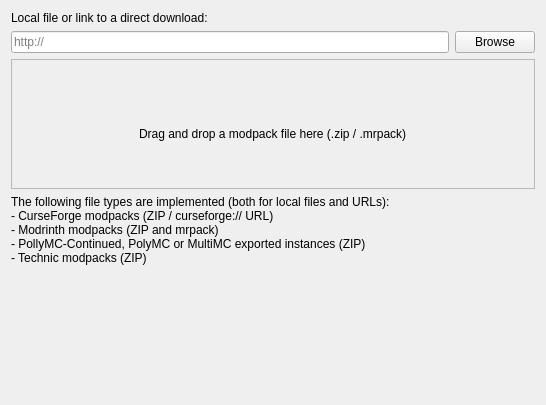
<?xml version="1.0" encoding="UTF-8"?>
<ui version="4.0">
 <class>ImportPage</class>
 <widget class="QWidget" name="ImportPage">
  <property name="geometry">
   <rect>
    <x>0</x>
    <y>0</y>
    <width>546</width>
    <height>405</height>
   </rect>
  </property>
  <layout class="QVBoxLayout" name="gridLayout">
   <item>
    <widget class="QLabel" name="modpackLabel">
     <property name="text">
      <string>Local file or link to a direct download:</string>
     </property>
    </widget>
   </item>
   <item>
    <layout class="QHBoxLayout" name="urlRowLayout">
     <item>
      <widget class="QLineEdit" name="modpackEdit">
       <property name="placeholderText">
        <string notr="true">http://</string>
       </property>
      </widget>
     </item>
     <item>
      <widget class="QPushButton" name="modpackBtn">
       <property name="text">
        <string>Browse</string>
       </property>
      </widget>
     </item>
    </layout>
   </item>
   <item>
    <widget class="QFrame" name="dropZone">
     <property name="minimumSize">
      <size>
       <width>0</width>
       <height>120</height>
      </size>
     </property>
     <property name="frameShape">
      <enum>QFrame::StyledPanel</enum>
     </property>
     <layout class="QVBoxLayout" name="dropZoneLayout">
      <item>
       <spacer name="dropZoneTopSpacer">
        <property name="orientation">
         <enum>Qt::Vertical</enum>
        </property>
        <property name="sizeHint" stdset="0">
         <size>
          <width>20</width>
          <height>13</height>
         </size>
        </property>
       </spacer>
      </item>
      <item alignment="Qt::AlignHCenter">
       <widget class="QLabel" name="dropZoneIcon"/>
      </item>
      <item alignment="Qt::AlignHCenter">
       <widget class="QLabel" name="dropZoneLabel">
        <property name="text">
         <string>Drag and drop a modpack file here (.zip / .mrpack)</string>
        </property>
       </widget>
      </item>
      <item>
       <spacer name="dropZoneBottomSpacer">
        <property name="orientation">
         <enum>Qt::Vertical</enum>
        </property>
        <property name="sizeHint" stdset="0">
         <size>
          <width>20</width>
          <height>13</height>
         </size>
        </property>
       </spacer>
      </item>
     </layout>
    </widget>
   </item>
   <item>
    <widget class="QLabel" name="formatsLabel">
     <property name="text">
      <string>The following file types are implemented (both for local files and URLs):
- CurseForge modpacks (ZIP / curseforge:// URL)
- Modrinth modpacks (ZIP and mrpack)
- PollyMC-Continued, PolyMC or MultiMC exported instances (ZIP)
- Technic modpacks (ZIP)</string>
     </property>
     <property name="alignment">
      <set>Qt::AlignTop|Qt::AlignLeft</set>
     </property>
     <property name="wordWrap">
      <bool>true</bool>
     </property>
    </widget>
   </item>
   <item>
    <spacer name="verticalSpacer">
     <property name="orientation">
      <enum>Qt::Vertical</enum>
     </property>
     <property name="sizeHint" stdset="0">
      <size>
       <width>20</width>
       <height>40</height>
      </size>
     </property>
    </spacer>
   </item>
  </layout>
 </widget>
 <resources/>
 <connections/>
</ui>
